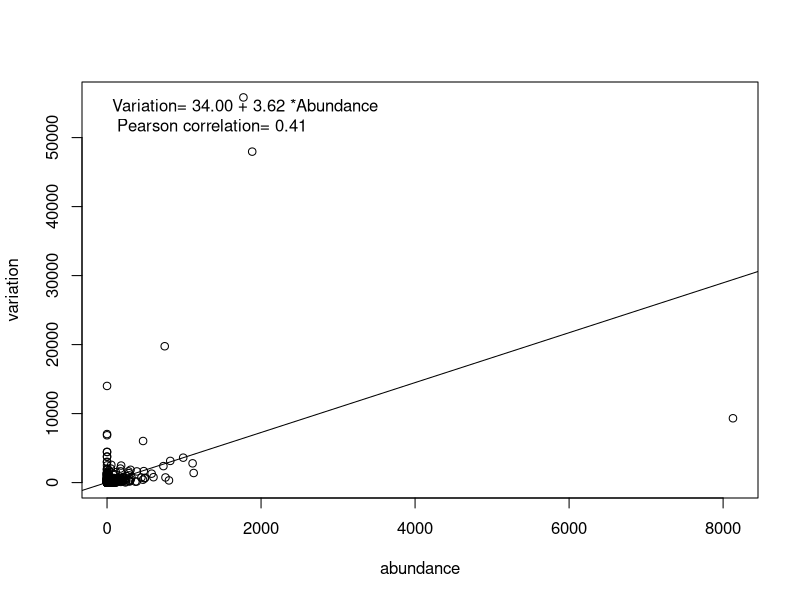

Recreate this plot in R.
### read data
setwd("/media/sf_emmahuang/Download/course/CBS101/CBS101_assignment/assignment3/problem4/")
variation <- read.table("../problem2/variation.txt",header=T)
abundance <- read.table("../problem3/abundance.txt",header=T)
### merge data
pdf("Regression.pdf",width = 6,height = 5)
mergeData=merge(variation,abundance,by.x="Domain",by.y="Domain",all=T)
plot(x=mergeData$Abundance,y=mergeData$Variations,xlab="abundance",ylab="variation")
### perform linear regression
linearFit=lm(Variations~Abundance,data=mergeData)
abline(linearFit)

### perform correlation
cor=cor.test(x=mergeData$Abundance,y=mergeData$Variations,alternative = "two.sided",method="pearson")
cat(cor$estimate)
formatDcm=function(x){return(format(round(x, 2), nsmall = 2))}
text=paste("Variation=",formatDcm(linearFit[1]$coefficients[1]),"+",formatDcm(linearFit[1]$coefficients[2]),"*Abundance","\n","Pearson correlation=",formatDcm(cor$estimate))
legend("topleft",bty = "n",legend = text)
dev.off()
